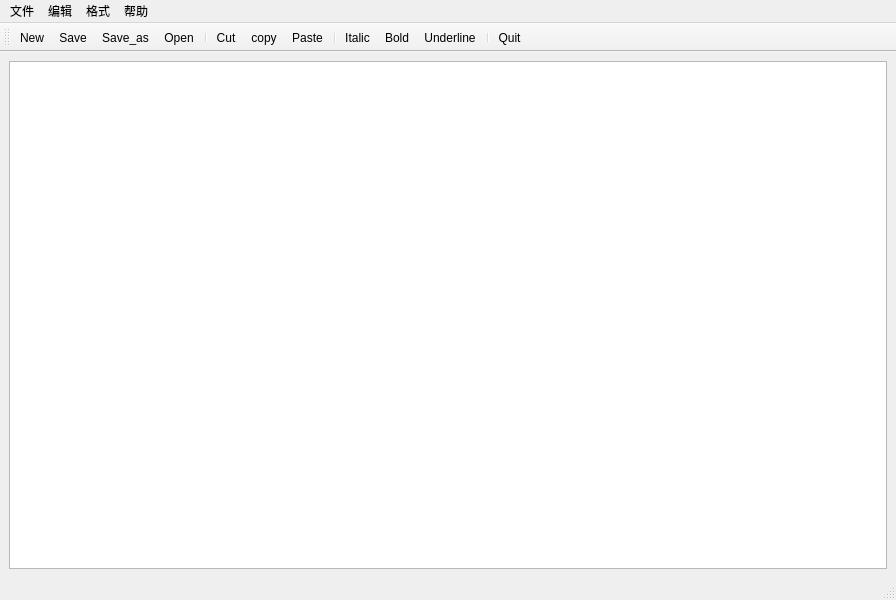
<?xml version="1.0" encoding="UTF-8"?>
<ui version="4.0">
 <class>MainWindow</class>
 <widget class="QMainWindow" name="MainWindow">
  <property name="geometry">
   <rect>
    <x>0</x>
    <y>0</y>
    <width>896</width>
    <height>600</height>
   </rect>
  </property>
  <property name="windowTitle">
   <string>MainWindow</string>
  </property>
  <property name="toolButtonStyle">
   <enum>Qt::ToolButtonTextUnderIcon</enum>
  </property>
  <widget class="QWidget" name="centralwidget">
   <layout class="QVBoxLayout" name="verticalLayout">
    <item>
     <widget class="QPlainTextEdit" name="plainTextEdit"/>
    </item>
   </layout>
  </widget>
  <widget class="QMenuBar" name="menubar">
   <property name="geometry">
    <rect>
     <x>0</x>
     <y>0</y>
     <width>896</width>
     <height>22</height>
    </rect>
   </property>
   <widget class="QMenu" name="menu">
    <property name="title">
     <string>文件</string>
    </property>
    <addaction name="actionnew"/>
    <addaction name="actionSave"/>
    <addaction name="actionOpen"/>
    <addaction name="actionSave_as"/>
    <addaction name="actionQuit"/>
   </widget>
   <widget class="QMenu" name="menu_2">
    <property name="title">
     <string>编辑</string>
    </property>
    <addaction name="actioncopy"/>
    <addaction name="actioncut"/>
    <addaction name="actionpaste"/>
   </widget>
   <widget class="QMenu" name="menu_3">
    <property name="title">
     <string>格式</string>
    </property>
    <addaction name="actionItalic"/>
    <addaction name="actionBold"/>
    <addaction name="actionUnderline"/>
   </widget>
   <widget class="QMenu" name="menuHelp">
    <property name="title">
     <string>帮助</string>
    </property>
    <addaction name="actionabout"/>
    <addaction name="actionaboutQt"/>
   </widget>
   <addaction name="menu"/>
   <addaction name="menu_2"/>
   <addaction name="menu_3"/>
   <addaction name="menuHelp"/>
  </widget>
  <widget class="QStatusBar" name="statusbar"/>
  <widget class="QToolBar" name="toolBar">
   <property name="windowTitle">
    <string>toolBar</string>
   </property>
   <attribute name="toolBarArea">
    <enum>TopToolBarArea</enum>
   </attribute>
   <attribute name="toolBarBreak">
    <bool>false</bool>
   </attribute>
   <addaction name="actionnew"/>
   <addaction name="actionSave"/>
   <addaction name="actionSave_as"/>
   <addaction name="actionOpen"/>
   <addaction name="separator"/>
   <addaction name="actioncut"/>
   <addaction name="actioncopy"/>
   <addaction name="actionpaste"/>
   <addaction name="separator"/>
   <addaction name="actionItalic"/>
   <addaction name="actionBold"/>
   <addaction name="actionUnderline"/>
   <addaction name="separator"/>
   <addaction name="actionQuit"/>
  </widget>
  <action name="actionnew">
   <property name="icon">
    <iconset resource="images.qrc">
     <normaloff>:/images/new2.bmp</normaloff>:/images/new2.bmp</iconset>
   </property>
   <property name="text">
    <string>New</string>
   </property>
  </action>
  <action name="actioncopy">
   <property name="icon">
    <iconset resource="images.qrc">
     <normaloff>:/images/120.bmp</normaloff>:/images/120.bmp</iconset>
   </property>
   <property name="text">
    <string>copy</string>
   </property>
  </action>
  <action name="actioncut">
   <property name="icon">
    <iconset resource="images.qrc">
     <normaloff>:/images/cut.bmp</normaloff>:/images/cut.bmp</iconset>
   </property>
   <property name="text">
    <string>Cut</string>
   </property>
  </action>
  <action name="actionItalic">
   <property name="checkable">
    <bool>true</bool>
   </property>
   <property name="icon">
    <iconset resource="images.qrc">
     <normaloff>:/images/ITL.BMP</normaloff>:/images/ITL.BMP</iconset>
   </property>
   <property name="text">
    <string>Italic</string>
   </property>
  </action>
  <action name="actionBold">
   <property name="checkable">
    <bool>true</bool>
   </property>
   <property name="icon">
    <iconset resource="images.qrc">
     <normaloff>:/images/BLD.BMP</normaloff>:/images/BLD.BMP</iconset>
   </property>
   <property name="text">
    <string>Bold</string>
   </property>
  </action>
  <action name="actionabout">
   <property name="text">
    <string>about</string>
   </property>
  </action>
  <action name="actionaboutQt">
   <property name="text">
    <string>aboutQt</string>
   </property>
  </action>
  <action name="actionpaste">
   <property name="icon">
    <iconset resource="images.qrc">
     <normaloff>:/images/paste.bmp</normaloff>:/images/paste.bmp</iconset>
   </property>
   <property name="text">
    <string>Paste</string>
   </property>
  </action>
  <action name="actionSave">
   <property name="icon">
    <iconset resource="images.qrc">
     <normaloff>:/images/430.bmp</normaloff>:/images/430.bmp</iconset>
   </property>
   <property name="text">
    <string>Save</string>
   </property>
  </action>
  <action name="actionOpen">
   <property name="icon">
    <iconset resource="images.qrc">
     <normaloff>:/images/open3.bmp</normaloff>:/images/open3.bmp</iconset>
   </property>
   <property name="text">
    <string>Open</string>
   </property>
  </action>
  <action name="actionUnderline">
   <property name="checkable">
    <bool>true</bool>
   </property>
   <property name="icon">
    <iconset resource="images.qrc">
     <normaloff>:/images/UNDRLN.BMP</normaloff>:/images/UNDRLN.BMP</iconset>
   </property>
   <property name="text">
    <string>Underline</string>
   </property>
  </action>
  <action name="actionSave_as">
   <property name="icon">
    <iconset resource="images.qrc">
     <normaloff>:/images/Save_as1.jpg</normaloff>:/images/Save_as1.jpg</iconset>
   </property>
   <property name="text">
    <string>Save_as</string>
   </property>
  </action>
  <action name="actionQuit">
   <property name="text">
    <string>Quit</string>
   </property>
  </action>
 </widget>
 <resources>
  <include location="images.qrc"/>
 </resources>
 <connections>
  <connection>
   <sender>actioncopy</sender>
   <signal>triggered()</signal>
   <receiver>plainTextEdit</receiver>
   <slot>copy()</slot>
   <hints>
    <hint type="sourcelabel">
     <x>-1</x>
     <y>-1</y>
    </hint>
    <hint type="destinationlabel">
     <x>395</x>
     <y>339</y>
    </hint>
   </hints>
  </connection>
  <connection>
   <sender>actioncut</sender>
   <signal>triggered()</signal>
   <receiver>plainTextEdit</receiver>
   <slot>cut()</slot>
   <hints>
    <hint type="sourcelabel">
     <x>-1</x>
     <y>-1</y>
    </hint>
    <hint type="destinationlabel">
     <x>395</x>
     <y>339</y>
    </hint>
   </hints>
  </connection>
  <connection>
   <sender>actionpaste</sender>
   <signal>triggered()</signal>
   <receiver>plainTextEdit</receiver>
   <slot>paste()</slot>
   <hints>
    <hint type="sourcelabel">
     <x>-1</x>
     <y>-1</y>
    </hint>
    <hint type="destinationlabel">
     <x>395</x>
     <y>339</y>
    </hint>
   </hints>
  </connection>
 </connections>
</ui>
